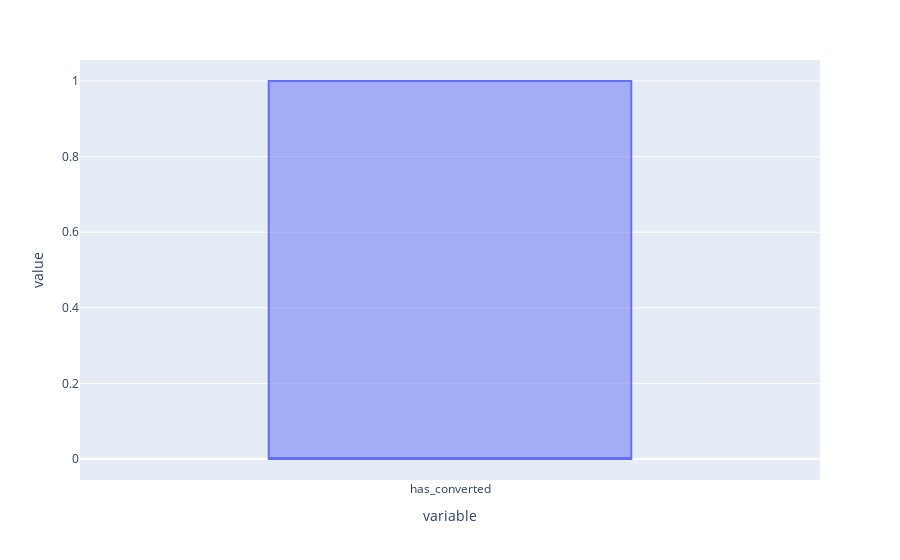

This figure's notebook cell:
### Code cell
px.box(Load_data['has_converted'])

### Figure 1 — Plotly figure (JSON) as saved in the notebook; plotly's stock layout.template omitted (floating-point values rounded to 4 significant figures; data arrays with more than 128 entries replaced by an {"elided": "..."} marker saying what was removed)
{"data": [{"alignmentgroup": "True", "hovertemplate": "variable=%{x}<br>value=%{y}<extra></extra>", "legendgroup": "", "marker": {"color": "#636efa"}, "name": "", "notched": false, "offsetgroup": "", "orientation": "v", "showlegend": false, "type": "box", "x": {"elided": "9207 str values"}, "x0": " ", "xaxis": "x", "y": {"elided": "9207 int values"}, "y0": " ", "yaxis": "y"}], "layout": {"boxmode": "group", "legend": {"tracegroupgap": 0}, "margin": {"t": 60}, "xaxis": {"anchor": "y", "domain": [0, 1], "title": {"text": "variable"}}, "yaxis": {"anchor": "x", "domain": [0, 1], "title": {"text": "value"}}}}
